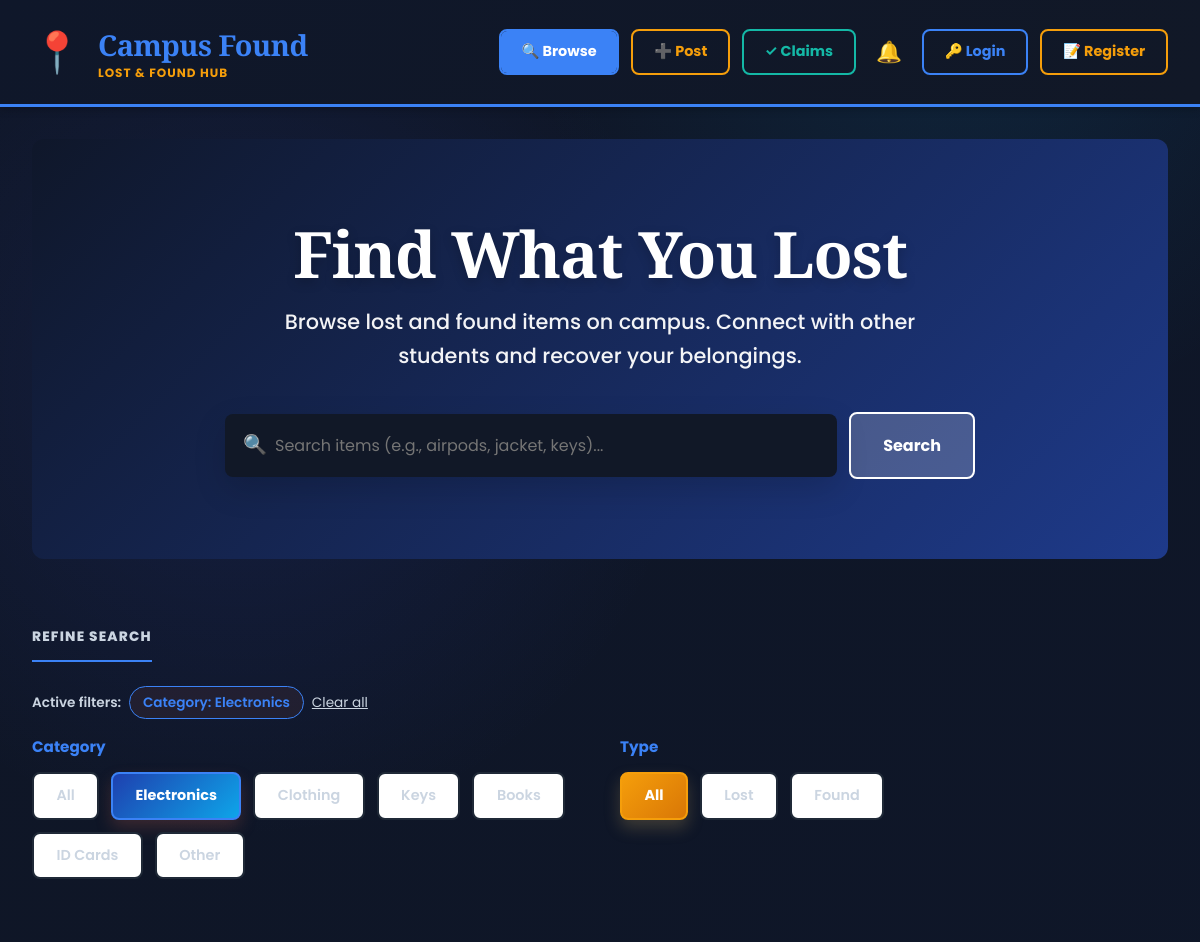
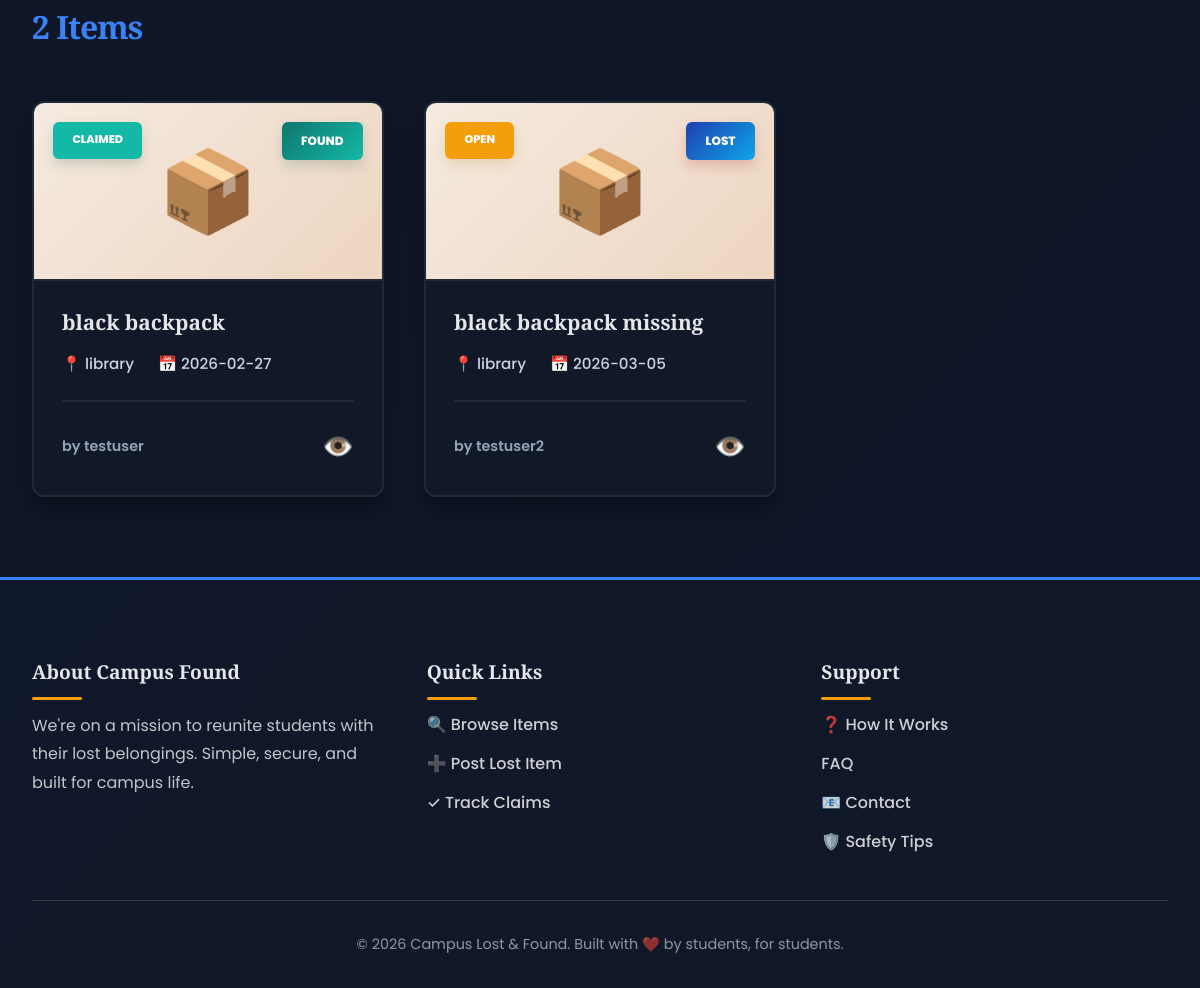
/?category=1, run on the app's committed database (2 pictures, top to bottom).
### items/models.py (models this page shows, shortened)
class Category(models.Model):
    name = models.CharField(max_length=100)

class Item(models.Model):
    TYPE_CHOICES = [
        ('Lost', 'Lost'),
        ('Found', 'Found'),
    ]
    STATUS_CHOICES = [
        ('Open', 'Open'),
        ('Claimed', 'Claimed'),
        ('Resolved', 'Resolved'),
    ]
    title       = models.CharField(max_length=200)
    description = models.TextField()
    category    = models.ForeignKey(Category, on_delete=models.CASCADE)
    type        = models.CharField(max_length=10, choices=TYPE_CHOICES)
    image       = models.ImageField(upload_to='item_images/', blank=True, null=True)
    location    = models.CharField(max_length=200)
    date        = models.DateField(auto_now_add=True)
    status      = models.CharField(max_length=10, choices=STATUS_CHOICES, default='Open')
    owner       = models.ForeignKey(User, on_delete=models.CASCADE)

### users/models.py (models this page shows)
class User(AbstractUser):
    ROLE_CHOICES = [
        ('student', 'Student'),
        ('admin', 'Admin')
    ]
    role = models.CharField(max_length=10, choices = ROLE_CHOICES, default='student')
    reputation_score = models.IntegerField(default=0)

### items/views.py (the view)
# urls.py: path('', home, name='home'),
def home(request):
    items = Item.objects.all()
    categories = Category.objects.all()
    q = request.GET.get('q', '').strip()
    if q:
        items = items.filter(Q(title__icontains=q) | Q(description__icontains=q))
    category_id = request.GET.get('category', '')
    selected_category_name = ''
    if category_id:
        items = items.filter(category__id=category_id)
        try:
            selected_category_name = Category.objects.get(id=category_id).name
        except Category.DoesNotExist:
            pass
    item_type = request.GET.get('type', '')
    if item_type in ['Lost', 'Found']:
        items = items.filter(type=item_type)
    context = {
        'items': items,
        'categories': categories,
        'selected_category_name': selected_category_name,
    }
    return render(request, 'home.html', context)

### items/context_processors.py (called while the page is built)
def notifications_count(request):
    if request.user.is_authenticated:
        count = request.user.notifications.filter(is_read=False).count()
    else:
        count = 0
    return {'unread_notifications': count}

### templates/home.html (shortened to what this page needs)
{% extends 'base.html' %}
{% block content %}
<div class="hero">
  <h1>Find What You Lost</h1>
  <p>Browse lost and found items on campus. Connect with other students and recover your belongings.</p>
  <form method="GET" action="">
    <div class="search-wrapper">
      <div class="search-box">
        <span class="search-icon">🔍</span>
        <input type="text" name="q" placeholder="Search items (e.g., airpods, jacket, keys)..." value="{{ request.GET.q }}" />
      </div>
      <button type="submit" class="search-submit">Search</button>
    </div>
  </form>
</div>
<div class="filters">
  <div class="filter-label">Refine Search</div>
  {% if request.GET.q or request.GET.category or request.GET.type %}
  <div class="active-filters">
    <span style="font-size:0.85rem;color:var(--text-secondary);font-weight:600;">Active filters:</span>
    {% if request.GET.category %}<span class="active-filter-tag">Category: {{ selected_category_name }}</span>{% endif %}
    <a href="{% url 'home' %}" class="clear-filters">Clear all</a>
  </div>
  {% endif %}
  <div class="filter-grid">
    <div class="filter-group">
      <label>Category</label>
      <div class="filter-buttons">
        <a href="?{% if request.GET.q %}q={{ request.GET.q }}&{% endif %}{% if request.GET.type %}type={{ request.GET.type }}{% endif %}" class="filter-btn {% if not request.GET.category %}active{% endif %}">All</a>
        {% for category in categories %}
        <a href="?category={{ category.id }}" class="filter-btn {% if request.GET.category == category.id|stringformat:'s' %}active{% endif %}">{{ category.name }}</a>
        {% endfor %}
      </div>
    </div>
    <div class="filter-group">
      <label>Type</label>
      <div class="filter-buttons">
        <a href="?{% if request.GET.q %}q={{ request.GET.q }}&{% endif %}{% if request.GET.category %}category={{ request.GET.category }}{% endif %}" class="filter-btn coral {% if not request.GET.type %}active{% endif %}">All</a>
        <a href="?{% if request.GET.category %}category={{ request.GET.category }}&{% endif %}type=Lost" class="filter-btn coral ">Lost</a>
        <a href="?{% if request.GET.category %}category={{ request.GET.category }}&{% endif %}type=Found" class="filter-btn coral ">Found</a>
      </div>
    </div>
  </div>
</div>
<div class="items-section">
  <div class="items-header">
    <h2>{{ items.count }} Item{{ items.count|pluralize }}</h2>
  </div>
  <div class="items-grid">
    {% for item in items %}
    <div class="item-card">
      <div class="item-image">
        <div class="item-type-badge {% if item.type == 'Found' %}found{% endif %}">{{ item.type }}</div>
        <div class="item-status-badge {% if item.status == 'Claimed' %}claimed{% endif %}">{{ item.status }}</div>
        {% if item.image %}
        <img src="{{ item.image.url }}" alt="{{ item.title }}" style="max-width:100%;max-height:200px;object-fit:cover;" />
        {% else %}
        <div style="font-size:5rem;line-height:5rem;">📦</div>
        {% endif %}
      </div>
      <div class="item-content">
        <h3 class="item-title">{{ item.title }}</h3>
        <div class="item-meta">
          <div class="meta-item">📍 {{ item.location }}</div>
          <div class="meta-item">📅 {{ item.date|date:"Y-m-d" }}</div>
        </div>
        <div class="item-footer">
          <span class="item-owner">by {{ item.owner.get_full_name|default:item.owner.username }}</span>
          <div style="display:flex;align-items:center;gap:0.6rem;">
            <a href="{% url 'item_detail' item.id %}" class="view-btn" title="View details">👁️</a>
          </div>
        </div>
      </div>
    </div>
    {% empty %}
    <div style="grid-column:1/-1;text-align:center;padding:3rem;color:var(--text-secondary);">
      <p style="font-size:1.1rem;">No items found. Try adjusting your filters.</p>
      <a href="{% url 'home' %}" style="color:var(--primary-rust);font-weight:700;text-decoration:underline;">Clear filters</a>
    </div>
    {% endfor %}
  </div>
</div>
{% endblock %}

### templates/base.html (style rules this page uses)
* { margin: 0; padding: 0; box-sizing: border-box; }
:root { --primary-rust: #3b82f6; --primary-cream: #0b1224; --accent-sage: #14b8a6; --accent-mustard: #f59e0b; --accent-mauve: #a855f7; --accent-ocean: #0ea5e9; --gradient-primary: linear-gradient(135deg, #1e40af 0%, #0ea5e9 100%); --gradient-sage: linear-gradient(135deg, #0f766e 0%, #14b8a6 100%); --gradient-mustard: linear-gradient(135deg, #f59e0b 0%, #d97706 100%); --gradient-hero: linear-gradient(135deg, #0f172a 0%, #1e3a8a 100%); --light-bg: #0b1224; --card-bg: #111827; --text-primary: #e5e7eb; --text-secondary: #cbd5e1; --text-light: #94a3b8; --border-color: #1f2937; --shadow-sm: 0 2px 8px rgba(0, 0, 0, 0.25); --shadow-md: 0 10px 20px rgba(0, 0, 0, 0.35); --shadow-lg: 0 20px 40px rgba(0, 0, 0, 0.45); --shadow-xl: 0 30px 60px rgba(0, 0, 0, 0.55); }
html { scroll-behavior: smooth; }
body { font-family: "Poppins", -apple-system, BlinkMacSystemFont, "Segoe UI", sans-serif; background-color: var(--light-bg); background-image: radial-gradient(circle at 20% 20%, rgba(62, 91, 255, 0.12), transparent 25%), radial-gradient(circle at 80% 0%, rgba(14, 165, 233, 0.1), transparent 20%), linear-gradient(135deg, rgba(17, 24, 39, 0.65), rgba(15, 23, 42, 0.9)); background-size: cover; color: var(--text-primary); line-height: 1.6; overflow-x: hidden; }
a { text-decoration: none; color: inherit; }

### data on the page
Category: name "Electronics"
Category: name "Clothing"
Category: name "Keys"
Category: name "Books"
Category: name "ID Cards"
Category: name "Other"
Item: type "FOUND", status "CLAIMED", title "black backpack", location "library", date "2026-02-27", owner.get_full_name "testuser"
Item: type "LOST", status "OPEN", title "black backpack missing", location "library", date "2026-03-05", owner.get_full_name "testuser2"

### other printed values
{{ items.count }} "2"
